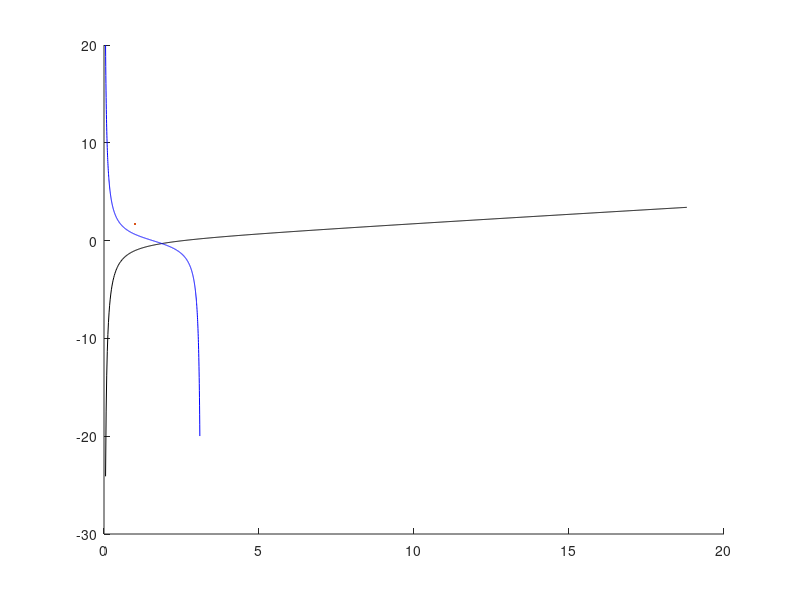

This figure's MATLAB source: (Note: this script raises an error after producing the figure.)
clc; clear; close all;
%% Model_3d
% Modèle 3D du système thermique étudié, developé pour une transfert de
% chaleur dans la direction x. Il est supposé des conductivités thermique
% differentes en chaque direction (x, z, y) et aussi differentes
% coefficientes de transfert thermique dans les surfaces du solide. IL ne
% suppose pas une perte de chaleur en x = 0 et on a que l'entrée de flux de
% chaleur (phi_1).
%
% Voir la fonction model_1D pour la résolution en 1D et le rapport pour une
% description plus grande.

%% Entrées et constantes
lambda_x = 16.3;          % [W/mK] Conductivité thermique ;
lambda_y = 55.3;          % [W/mK] Conductivité thermique ;
lambda_z = 1.3;           % [W/mK] Conductivité thermique ;
rho = 8010;               % [kg/m³] Masse volumique ;
cp = 502;                 % [J/kgK] Capacité thermique massique ;
a_x = lambda_x/(rho*cp);  % [m^2/s] Diffusivité thermique ;
e = 5e-3;                 % [m] Epaisseur plaque ;
hx1 = 10;                 % [W/m²K] Coefficient de transfert thermique (x);
hx2 = 1;                  % [W/m²K] Coefficient de transfert thermique (x);
hy1 = 100;                % [W/m²K] Coefficient de transfert thermique (y);
hy2 = 200;                % [W/m²K] Coefficient de transfert thermique (y);
hz1 = 10;                 % [W/m²K] Coefficient de transfert thermique (z);
hz2 = 20;                 % [W/m²K] Coefficient de transfert thermique (z);
Ly = 1;                   % [m] Longeur en y ;
Lz = 1;                   % [m] Longeur en z ; 

% Paramètres de la simulation et données
figDir = 'fig';              % [-] Emplacement pour les figures générées ;
order = [1 3 6 11];          % Ordre pour l'approximation de Pade ;
colors = ['r','b','g','m'];  % Couleurs pour les graphes de << orders >> ;
wmin = 1e-2;                 % [rad/s] Fréquence minimale pour le bode ;
wmax = 1e3;                  % [rad/s] Fréquence maximale pour le bode ;
wpoints = 1000;              % [rad/s] Nombre des fréquences ; 
correc = 1e-8;               % [-] Paramètre de correction numérique ;
No = [1 3 6];                % [-] Nombre des solutions en y ;
No_plot = 5;                 % [-]
Mo = [1 3 6];                % [-] Nombre des solutions en z ; 
y = 0;                       % [m] Position en y à être analysée ;
z = 0;                       % [m] Position en z à être analysée ;
types = ["--" ":" "-." "-"]; % [-] Line styles for plots ;

%% Coeficientes theoriques et vecteurs
w = logspace(log10(wmin), log10(wmax), wpoints); % Vecteur de fréquences
k = sqrt(w*1j/a_x); % Résolution de l'équation en 1D
C = lambda_x*k.*sinh(e*k);
A = hx2*cosh(e*k);

% Nombres de Biot
Hy1 = hy1*Ly/lambda_y; % Convection naturelle en y1
Hy2 = hy2*Ly/lambda_y; % Convection naturelle en y2
Hz1 = hz1*Lz/lambda_z; % Convection naturelle en z1
Hz2 = hz2*Lz/lambda_z; % Convection naturelle en z2

%% Équation transcedentes (y)
% Résolution de l'équation transcedente en alpha_n et beta_m, aussi bien
% que le calcul des modules N(alpha_n) et M(beta_m). Premièrement, il
% montre les deux fonctions liées à l'équation pour vérifier les résultats
% possibles.

% Figure avec les racines de la fonction en alpha_n (illustrative)
fig = figure; hold on;
alpha_n = linspace(0.05, pi-0.05 + No_plot*pi, 1000)/Ly;
eq = ((lambda_y*alpha_n).^2 - hy1*hy2)./(lambda_y*alpha_n*(hy1+hy2));
plot(alpha_n, eq, 'k', LineWidth=1.7);
for n=0:No_plot
    % Fonctions
    alpha_n = linspace(0.05+n*pi, pi-0.05 + n*pi, 1000)/Ly;
    plot(alpha_n, cot(alpha_n*Ly), 'b', LineWidth=1.7);    

    f = @(alpha) cot(alpha*Ly) - ...
        ((lambda_y*alpha).^2 - hy1*hy2)./(lambda_y*alpha*(hy1+hy2));
    alpha_n = bissec(f, (n+correc)*pi/Ly, (n+1-correc)*pi/Ly);
    plot(alpha_n, cot(alpha_n*Ly), 'ro', MarkerFaceColor='r');
end
grid minor; ylim([-30 30])
xlabel('$\alpha_n$', Interpreter='latex', FontSize=17);
saveas(fig, figDir+"\eqTrans_pertesX.png");
title("Solution d'\'{e}quation transcedente", ....
    Interpreter='latex', FontSize=21);

% Prendre les solutions pour alpha_n (dans la direction y)
alpha = zeros(1,No(end)+1);
f = @(alpha) cot(alpha*Ly) - ...
        ((lambda_y*alpha).^2 - hy1*hy2)./(lambda_y*alpha*(hy1+hy2));
for i=0:No(end)
    alpha(i+1) = bissec(f, (i+correc)*pi/Ly, (i+1-correc)*pi/Ly);
end
Nalpha = (1./(2*Ly*alpha.^2)).*( Hy1 + (Hy1^2 + (alpha*Ly).^2) .* ...
    (1 + Hy2./(Hy2^2 + (alpha*Ly).^2)) );

% Prendre les solutions pour beta_m (dans la direction z)
beta = zeros(1,Mo(end)+1);
f = @(beta) cot(beta*Lz) - ...
        ((lambda_z*beta).^2 - hz1*hz2)./(lambda_z*beta*(hz1+hz2));
for i=0:Mo(end)
    beta(i+1) = bissec(f, (i+correc)*pi/Lz, (i+1-correc)*pi/Lz);
end
Mbeta = (1./(2*Lz*beta.^2)).*( Hz1 + (Hz1^2 + (beta*Lz).^2) .* ...
    (1 + Hz2./(Hz2^2 + (beta*Lz).^2)) );

%% Modèle de F(s) en 1D (sans pertes)
Fs_th = 1./C; % Modèle théorique sans pertes pour comparaison
mag_th = abs(Fs_th);
phase_th = angle(Fs_th);

%% Modèle de F(s) en 3D (avec des pertes en y et z)
% Calcule de la solution 3D. Il y a trois boucles for differentes : le
% première change l'ordre de l'approximation et les autres deux boucles
% sont des séries en n et m de la solution.

% Figure (comparaison entre les 1D et 3D)
fig = figure; subplot(2,1,1);
semilogx(w,20*log10(mag_th),'k',LineWidth=1.4,DisplayName="Mod\'{e}le 1D"); 
hold on; subplot(2,1,2);
semilogx(w, phase_th*180/pi, 'k', LineWidth=1.4); hold on;

for k = 1:length(Mo) % Change l'ordre de l'approximation
    Fs_3D = zeros(size(w));  % Vecteur avec des solutions

    for n = 0:No(k) % Serie en y
        Y = cos(alpha(n+1)*y) + ...
            (hy1/(lambda_y*alpha(n+1)))*sin(alpha(n+1)*y);

        for m = 0:Mo(k) % Serie en z
            Z = cos(beta(m+1)*z) + ...
                (hz1/(lambda_z*beta(m+1)))*sin(beta(m+1)*z);
    
            % Résolution en 1D de F(alpha, beta)
            gamma = sqrt(1j*w/a_x + alpha(n+1)^2 + beta(m+1)^2);
            C = lambda_x*gamma.*sinh(e*gamma);
            B = sinh(e*gamma) ./ (lambda_x*gamma);
            A = cosh(e*gamma);
            Fs_th = 1./(C + A*(hx1+hx2) + B*hx1*hx2);

            % Calcule le facteur de correction de la serie int(Y)*int(Z)
            if alpha(n+1) == 0
                int_Y = Ly;
            else
                int_Y = -sin(alpha(n+1)*Ly)/alpha(n+1) + ...
                    (hy1/(alpha(n+1)*lambda_x)) * ...
                    (cos(alpha(n+1)*Ly)/alpha(n+1) - 1/alpha(n+1));
            end
            if beta(m+1) == 0
                int_Z = Lz;
            else
                int_Z = -sin(beta(m+1)*Lz)/beta(m+1) + ...
                    (hz1/(beta(m+1)*lambda_z)) * ...
                    (cos(beta(m+1)*Lz)/beta(m+1) - 1/beta(m+1));
            end

            % Some les fonctions (serie en y et en z)
            Fs_3D = Fs_3D + (Fs_th) * ...
                (Y/Nalpha(n+1))*(Z/Mbeta(m+1))*int_Z*int_Y;
        end
    end

    % Diagramme de bode
    mag_3D = abs(Fs_3D);
    phase_3D = angle(Fs_3D);

    % Figure de comparaison
    subplot(2,1,1);
    semilogx(w,20*log10(mag_3D), types(k)+colors(k), LineWidth=1.4, ...
        DisplayName="3D O = "+num2str(No(k)));
    subplot(2,1,2);
    semilogx(w, phase_3D*180/pi, types(k)+colors(k), LineWidth=1.4);
end


% Configurations graphiques finales (comparaison pour les ordres en 3D)
subplot(2,1,1);
ylabel('Mag (dB)', Interpreter='latex', FontSize=17);
grid minor; hold off; 
legend(Interpreter="latex", FontSize=12, Location="southwest");
subplot(2,1,2);
grid minor; hold off;
ylabel('Phase (deg)', Interpreter='latex', FontSize=17);
xlabel("Fr\'{e}quences (rad/s)", Interpreter='latex', FontSize=17);
fig.Position = [341 162 689 418];
saveas(fig, figDir+"\1D_et_3D_pertesX.png");
sgtitle("R\'{e}ponse en fr\'{e}quence de $F_{3D}(s)$", ...
    Interpreter='latex', FontSize=21);

%% Pade approx pour le modèle 3D (avec pertes)

% Figure (comparaison entre les approx de Pade)
fig = figure; subplot(2,1,1);
semilogx(w,20*log10(mag_3D),'k',LineWidth=1.4,DisplayName="Mod\'{e}le 1D"); 
hold on; subplot(2,1,2);
semilogx(w, phase_3D*180/pi, 'k', LineWidth=1.4); hold on;

for k = 1:length(Mo) % Change l'ordre de l'approximation
    Fs_3D_approx = zeros(size(w));  % Vecteur avec des solutions

    for n = 0:No(k) % Serie en y
        Y = cos(alpha(n+1)*y) + ...
            (hy1/(lambda_y*alpha(n+1)))*sin(alpha(n+1)*y);

        for m = 0:Mo(k) % Serie en z
            Z = cos(beta(m+1)*z) + ...
                (hz1/(lambda_z*beta(m+1)))*sin(beta(m+1)*z);
    
            % Résolution en 1D
            gamma = sqrt(1j*w/a_x + alpha(n+1)^2 + beta(m+1)^2);

             % Polinômes en xi
            A = [(lambda_x^2)/(2*e^2), (hx1+hx2)*lambda_x/(2*e), ...
                hx1*hx2/2];
            B = [-(lambda_x^2)/(2*e^2), (hx1+hx2)*lambda_x/(2*e), ...
                -hx1*hx2/2];
            C = [lambda_x/e, 0];
            [P,Q] = padecoef(1,order(k)); % Aprox. e^(x) = P(xi)/Q(xi)
        
            % Aproximation de la fonction de transfert F(xi) = N(xi)/D(xi)
            N = conv(C, conv(P,Q)); 
            D = conv(conv(Q,Q), A) + conv(conv(P,P), B);
        
            % Passe à la variable de Laplace s = (a/e^2)xi
            N = changeVariable(N(mod(fliplr(1:length(N)),2)==0), ...
                [e^2/a_x (alpha(n+1)*e)^2 + (beta(m+1)*e)^2]);
            D = changeVariable(D(mod(fliplr(1:length(D)),2)==0), ...
                [e^2/a_x (alpha(n+1)*e)^2 + (beta(m+1)*e)^2]);
            N = N/D(end); D = D/D(end); % Unicité de F(s) (d0 = 1)
        
            % Diagramme de bode
            Fs_eval = polyval(N,w*1j)./polyval(D,w*1j);

            % Calcule le facteur de correction de la serie int(Y)*int(Z)
            if alpha(n+1) == 0
                int_Y = Ly;
            else
                int_Y = -sin(alpha(n+1)*Ly)/alpha(n+1) + ...
                    (hy1/(alpha(n+1)*lambda_x)) * ...
                    (cos(alpha(n+1)*Ly)/alpha(n+1) - 1/alpha(n+1));
            end
            if beta(m+1) == 0
                int_Z = Lz;
            else
                int_Z = -sin(beta(m+1)*Lz)/beta(m+1) + ...
                    (hz1/(beta(m+1)*lambda_z)) * ...
                    (cos(beta(m+1)*Lz)/beta(m+1) - 1/beta(m+1));
            end

            % Some les fonctions (serie en y et en z)
            Fs_3D_approx = Fs_3D_approx + Fs_eval * ...
                (Y/Nalpha(n+1))*(Z/Mbeta(m+1))*int_Z*int_Y;
        end
    end

    % Plot
    mag_3D_approx = abs(Fs_3D_approx);
    phase_3D_approx = angle(Fs_3D_approx);
    subplot(2,1,1);
    semilogx(w,20*log10(mag_3D_approx), colors(k), LineWidth=1.4, ...
        DisplayName="3D O = "+num2str(order(k)));
    subplot(2,1,2);
    semilogx(w, phase_3D_approx*180/pi, colors(k), LineWidth=1.4);
end

% Configurations graphiques finales (comparaison pour les ordres en 1D)
subplot(2,1,1);
ylabel('Mag (dB)', Interpreter='latex', FontSize=17);
grid minor; hold off; 
legend(Interpreter="latex", FontSize=12, Location="southwest");
subplot(2,1,2);
grid minor; hold off;
ylabel('Phase (deg)', Interpreter='latex', FontSize=17);
xlabel("Fr\'{e}quences (rad/s)", Interpreter='latex', FontSize=17);
fig.Position = [341 162 689 418];
saveas(fig, figDir+"\padeApprox3D_pertesX.png");
sgtitle({"R\'{e}ponse en fr\'{e}quence de $F_{3D}(s)$", ...
    "avec l'approximation de pade"}, Interpreter='latex', ...
    FontSize=21);


%% Mes fonctions
function P = polyPower(Q, n)
    % Il va evaluer le polynôme Q(x) à la puissance n, c'est à dire
    % P(x) = [Q(x)]^n. Si n = 0, donc P(x) = 1.
    
    % Prendre les cas plus simples
    if n == 0
        P = 1;
        return
    elseif n == 1
        P = Q;
        return
    % Le  cas générale
    else
        P = conv(Q, Q); % Il va faire n fois la convolution de Q
        for i = 3:n
            P = conv(P, Q);
        end
    end
end

function R = sumPoly(P, Q)
    % Prendre la summe de deux polynômes P(x) et Q(x). IL faut aligner les
    % deux vecteur de coefficientes dans un façon que il sera possibles de
    % les ajouter.
    
    % Prendre l'ordre plus grande
    P_order = length(P);
    Q_order = length(Q);
    if P_order > Q_order
         max_order = size(P);
    else
         max_order = size(Q);
    end

    % Ajoute les deux polynômes
    new_P = padarray(P, max_order-size(P), 0, 'pre');
    new_Q = padarray(Q, max_order-size(Q), 0, 'pre');
    R = new_P + new_Q;
end

function R = changeVariable(Q, P)
    % IL va changer la variable du polinôme Q(y) pour y = P(x) et retourner
    % un nouvel polynôme R(x) = Q(P(x)). Des convolution sucessives sont
    % utilisées.
    % R(x) = sum( r_i * x^i ) ;
    %      = sum( q_i * (p(x))^i ) ;

    R = 0;
    for i=0:length(Q)-1
        R = sumPoly(R, Q(length(Q)-i)*polyPower(P, i));
    end
end
